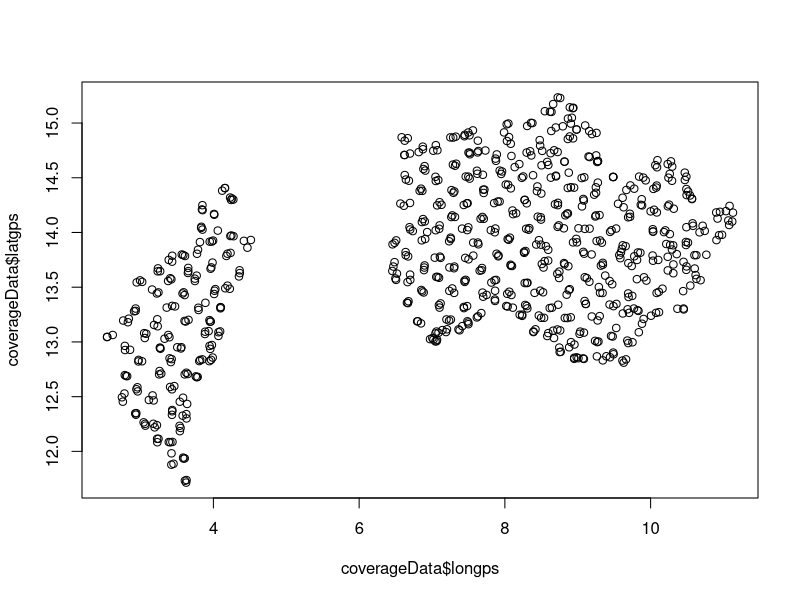
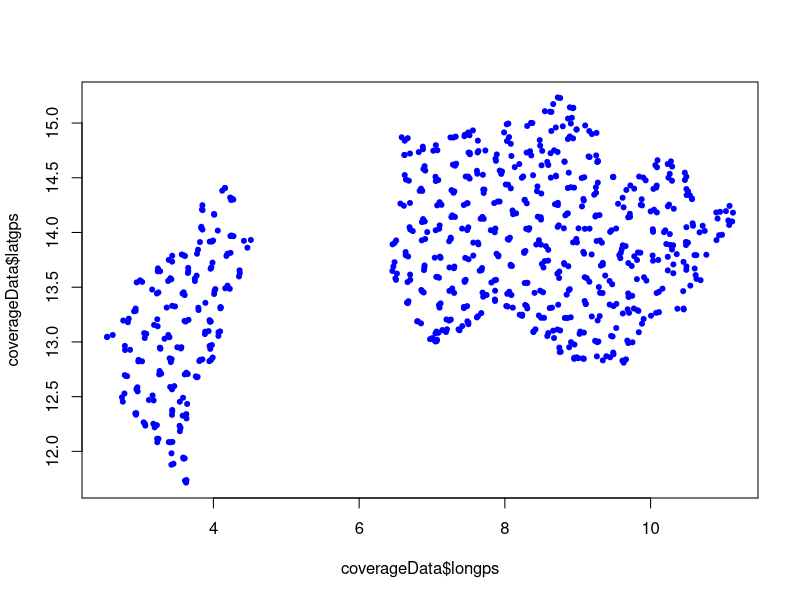
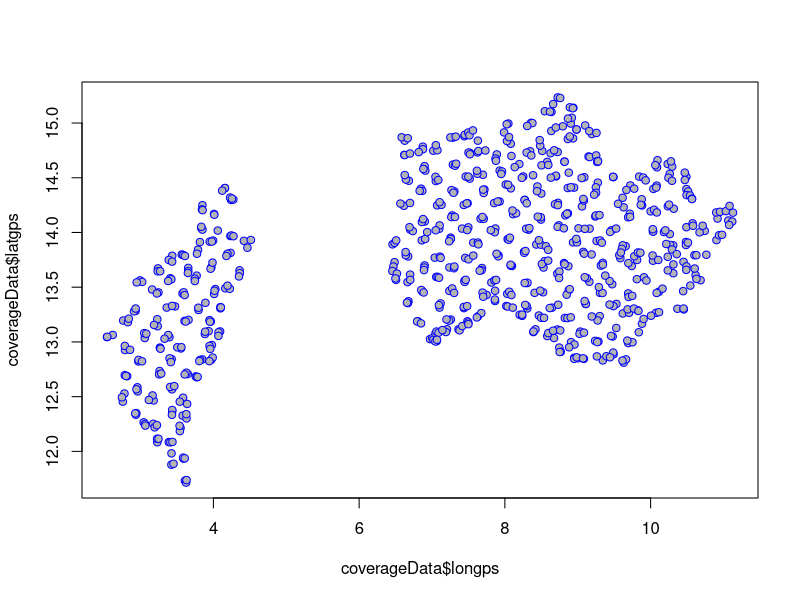

The R source for these figures, in order: (Note: this script raises an error after producing the figures.)
################################################################################
#
# Exercise 2: Preparing S3M data for analysis
# 
# This exercise describes the datasets needed for an S3M analysis in more detail 
# and reviews data handling and management skills in R related to the types of 
# datasets required for an S3M analysis.
#
# Example datasets for all the exercises can be found in the folder `data`.
#
# Following is the starter code to look into these datasets.
#
################################################################################

################################################################################
#
# For this exercise, we will focus on the coverage dataset. Let us read this
# dataset and interrogate it further.
#
################################################################################

# Read coverage dataset --------------------------------------------------------
coverageData <- read.csv("data/coverageData.csv")

################################################################################
#
# This dataset has the following variables:
#   * date - date the data was collected
#   * spid - sampling point identifier
#   * pop - population size for each village/cluster surveyed
#   * latgps - latitude GPS coordinate
#   * longps - longitude GPS coordinate
#   * a - total SAM cases found
#   * b - SAM cases in the programme
#   * c - SAM cases out of the programme
#   * d - Recovering cases
#
################################################################################

# Task 1: Plot the data points

## We can use the longitude and latitude variables of the data to plot
##   * x-axis will be the longitude (longx)
##   * y-axis will be the latitude (laty)
plot(x = coverageData$longps, y = coverageData$latgps)

## Create a plot with a solid circle coloured blue
plot(x = coverageData$longps, y = coverageData$latgps, pch = 20, col = "blue")

## Create a plot with a solid circle with coloured blue outline and 
## light gray fill
plot(
  x = coverageData$longps, y = coverageData$latgps, 
  pch = 21, col = "blue", bg = "gray70"
)

## Convert SpatialPointsDataFrame
coverageDataSP <- SpatialPointsDataFrame(
  coords = coverageData[ , c("longps", "latgps")],
  data = coverageData,
  proj4string = CRS(proj4string(CRS("+proj=longlat +datum=WGS84 +no_defs")))
)

## Plot coverageDataSP
plot(coverageDataSP)

## Plot coverageDataSP
plot(coverageDataSP, pch = 21, col = "blue", bg = "gray70")


# Task 2: Calculate case-finding effectiveness for each sampling point

## Things to know and do to answer this question:
##   * Which rows of data correspond to a sampling point? How many data points
##     for each sampling point?

## Answer: Data is structured as about 3 rows of data/data points corresponding
## to a sampling point.

##   * Perform some form of aggregation of each row of data for each sampling
##     point

## Sum the coverage data for each sampling point
## For coordinates, get the min-max latitude, min-max longitude, also can get
## mean values of longitude and latitude

if (!requireNamespace(dplyr)) install.packages("dplyr")
library(dplyr)

coverageDataBySP <- coverageData %>%
  group_by(spid) %>%
  summarise(
    pop = sum(pop, na.rm = TRUE),
    min_lat = min(latgps, na.rm = TRUE),
    max_lat = max(latgps, na.rm = TRUE),
    min_lon = min(longps, na.rm = TRUE),
    max_lon = max(longps, na.rm = TRUE),
    mean_lat = mean(latgps, na.rm = TRUE),
    mean_lon = mean(longps, na.rm = TRUE),
    median_lat = median(latgps, na.rm = TRUE),
    median_lon = median(longps, na.rm = TRUE),
    sam_total = sum(a, na.rm = TRUE), 
    sam_in = sum(b, na.rm = TRUE), 
    sam_out = sum(c, na.rm = TRUE), 
    sam_rec = sum(d, na.rm = TRUE)
  )

## Plot the original dataset
plot(
  x = coverageData$longps, y = coverageData$latgps, 
  pch = 21, col = "blue", bg = "gray70"
)

## Plot summarised dataset
points(
  x = coverageDataBySP$mean_lon, y = coverageDataBySP$mean_lat,
  pch = 16, col = "red"
)

## Plot meadian GPS coordinates
points(
  x = coverageDataBySP$median_lon, y = coverageDataBySP$median_lat,
  pch = 1, col = "green", cex = 2
)

##   * With the aggregated data, calculate coverage indicator
## Creating your own function


# Task 3: Calculate treatment coverage for each sampling point

## Case-finding effectiveness
with(coverageDataBySP, sam_in / sam_total)
#coverageDataBySP$case_finding <- with(coverageDataBySP, sam_in / sam_total)

coverageDataBySP$sam_in / coverageDataBySP$sam_total
coverageDataBySP$case_finding <- coverageDataBySP$sam_in / coverageDataBySP$sam_total

coverageDataBySP %>%
  mutate(case_finding = sam_in / sam_total)

## Treatment coverage
##
## Rout = floor((1 / k) * (Rin * (Cin + Cout + 1) / (Cin + 1) - Rin))
##
r_out <- with(
  coverageDataBySP, 
  floor(
    (1 / 3) * (sam_rec * ((sam_in + sam_out + 1) / (sam_in + 1)) - sam_rec)
  )
)

##
## treatment_coverage <- (Cin + Rin) / (Cin + Rin + Cout + Rout))
##
with(
  coverageDataBySP, 
  (sam_in + sam_rec) / (sam_in + sam_rec + sam_out + r_out)
)

## Writing functions in R

## Create a function to calculate case-finding effectiveness
calculate_case_finding <- function(sam_in, sam_total) {
  ## Add your scripts
  sam_in / sam_total
}

## Apply the function
with(
  coverageDataBySP, 
  calculate_case_finding(sam_in = sam_in, sam_total = sam_total)
)

## Create a function to calculate treatment coverage
calculate_rec_out <- function(k, sam_in, sam_out, sam_rec) {
  floor(
    (1 / k) * (sam_rec * ((sam_in + sam_out + 1) / (sam_in + 1)) - sam_rec)
  )
}

## Apply r_out function
r_out <- with(
  coverageDataBySP, 
  calculate_rec_out(
    k = 3, sam_in = sam_in, sam_out = sam_out, sam_rec = sam_rec
  )
)

## Create function for calculating treatment coverage
calculate_treatment <- function(sam_in, sam_out, sam_rec, k) {
  r_out <- calculate_rec_out(
    k = k, sam_in = sam_in, sam_out = sam_out, sam_rec = sam_rec
  )
  
  (sam_in + sam_rec) / (sam_in + sam_rec + sam_out + r_out)
}

## Apply calculate_treatment
with(
  coverageDataBySP, 
  calculate_treatment(
    sam_in = sam_in, sam_out = sam_out, sam_rec = sam_rec, k = 3
  )
)

